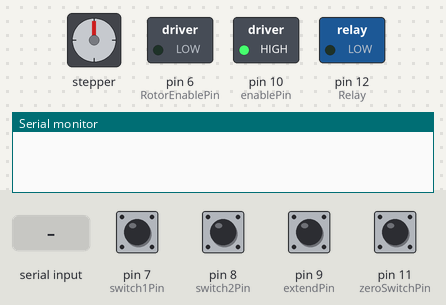
Bench run of a sketch on a simulated Arduino Uno, built with avr-gcc and run on an emulated ATmega328P. Shown: stepper motor, switched loads named in the sketch (green lamp = pin HIGH), the last lines printed to the serial monitor. Wiring (inferred from the names in the program): stepper motor (2048 steps per turn assumed): coils pin 2, pin 3, pin 4, pin 5. Inputs (shaded band) come from the test bench; at power-on: pin 7 (switch1Pin), pin 8 (switch2Pin), pin 9 (extendPin), pin 11 (zeroSwitchPin) HIGH. Pins used as bus, display or sensor lines are not drawn.

Above: at 0.8 s.
0.9 s: pin 11 (zeroSwitchPin) pulled LOW for 0.15 s
At 2.6 s:
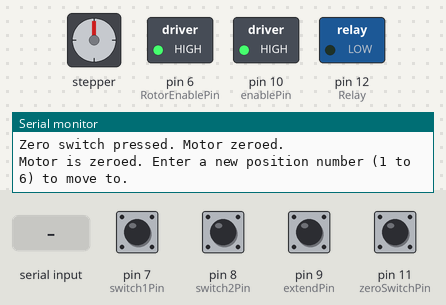
2.9 s: pin 9 (extendPin) pulled LOW for 3.2 s
At 3.3 s:
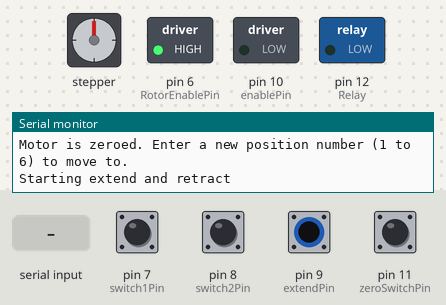
8.4 s: "moveToPosition1\n" received over Serial
At 9.8 s:
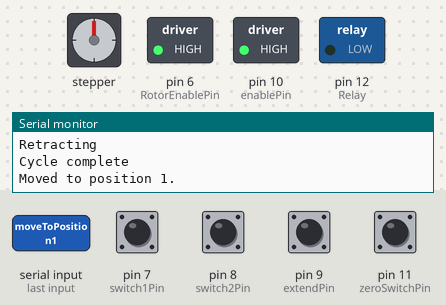
10.5 s: "moveToPosition2\n" received over Serial
At 10.8 s:
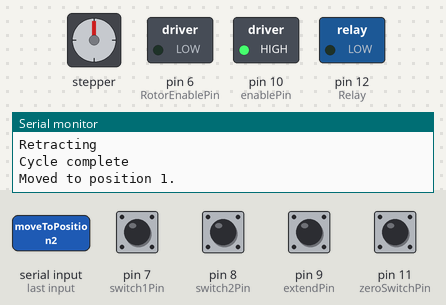
12.0 s: pin 11 (zeroSwitchPin) pulled LOW for 1 s
At 14.5 s:
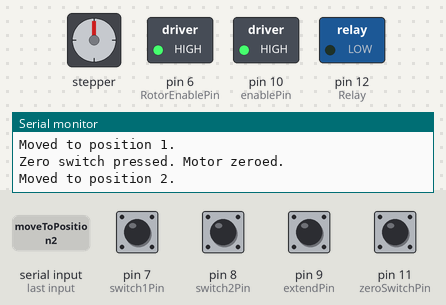
Timing chart, 0 to 15.9 s (numbered marks = the images above; inputs shaded):
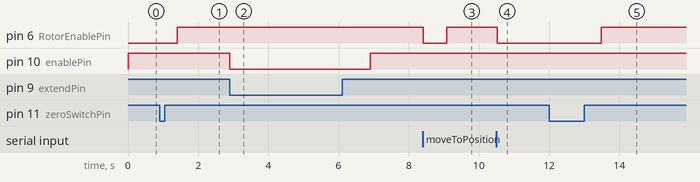

The sketch:

Rotor.ino
```cpp
// Pin assignments
const int zeroSwitchPin = 11;         // Zero switch connected to D9
const int RotorStepPin = 2;          // Step pin connected to pin 2
const int RotorDirPin = 5;           // Direction pin connected to pin 5
const int RotorEnablePin = 6;        // Enable pin to control stepper motor power
const int switch1Pin = 7;   // Limit switch 1 connected to D7
const int switch2Pin = 8;   // Limit switch 2 connected to D8
const int extendPin = 9;    // Extend action pin connected to D9
const int stepPin = 3;      // Step pin connected to pin 3
const int dirPin = 4;       // Direction pin connected to pin 4
const int enablePin = 10;   // Enable pin to control stepper motor power
const int Relay = 12;

// Variables to store switch states
int switch1State = HIGH;    // HIGH means unpressed (assuming pull-up configuration)
int switch2State = HIGH;    // HIGH means unpressed (assuming pull-up configuration)
int extendState = HIGH;     // HIGH means unpressed (assuming pull-up configuration)
const int ExtendstepDelay = 1000; // Delay between steps in microseconds

// Stepper motor setup
const int positions = 6;             // Number of desired positions (1 to 6)
int currentPosition = 0;             // Current position (0 = zero position)

// Step counts relative to zero position
int stepsToPosition[positions] = {21, 60, 85, 120, 180, 215};

// State variable to check if angle is zeroed
bool isZeroed = false;

// Slow startup step delay
const int slowStartDelay = 4000; // Delay for slow startup rotation in microseconds

// Normal stepping delay
const int stepDelay = 4000; // Delay for normal stepping in microseconds

void setup() {
  // Set up the serial monitor
  Serial.begin(9600);

  // Set up zero switch pin as input with internal pull-up resistor
  pinMode(switch1Pin, INPUT_PULLUP);
  pinMode(switch2Pin, INPUT_PULLUP);
  pinMode(extendPin, INPUT_PULLUP);
  pinMode(zeroSwitchPin, INPUT_PULLUP);

  // Set up stepper motor pins as outputs
  pinMode(RotorStepPin, OUTPUT);
  pinMode(RotorDirPin, OUTPUT);
  pinMode(RotorEnablePin, OUTPUT);
  pinMode(stepPin, OUTPUT);
  pinMode(dirPin, OUTPUT);
  pinMode(enablePin, OUTPUT);
  pinMode(Relay, OUTPUT);
  // Set a fixed direction (only one direction is allowed)
  digitalWrite(RotorDirPin, HIGH); // Set direction to a constant

  // Disable stepper motor at the beginning (motor off)
  digitalWrite(RotorEnablePin, HIGH);  // HIGH typically disables the motor
  digitalWrite(enablePin, HIGH);  // HIGH typically disables the motor (check your driver)

  // Start rotating the motor until zero switch is pressed
  rotateUntilZeroed();


  Serial.println("Motor is zeroed. Enter a new position number (1 to 6) to move to.");
}
//rotateUntilZeroed
//moveToAngle
//MagnetOn
//MagnetOff
//extendAndRetract
//moveStepper
//moveToPosition1
//moveToPosition2
//moveToPosition3
//moveToPosition4
//moveToPosition5
//moveToPosition6
void loop() {
  // Read the state of the Extend button
  extendState = digitalRead(extendPin);

  // Call extendAndRetract function if Extend button is pressed
  if (extendState == LOW) {
    extendAndRetract();
  }

  // Check for serial input
  if (Serial.available() > 0) {
    String inputString = Serial.readStringUntil('\n'); // Read input as a string until newline
    inputString.trim(); // Remove any extra whitespace

    // Call the appropriate function based on input
    if (inputString == "moveToPosition1") {
      moveToPosition1();
    } else if (inputString == "moveToPosition2") {
      moveToPosition2();
    } else if (inputString == "moveToPosition3") {
      moveToPosition3();
    } else if (inputString == "moveToPosition4") {
      moveToPosition4();
    } else if (inputString == "moveToPosition5") {
      moveToPosition5();
    } else if (inputString == "moveToPosition6") {
      moveToPosition6();
    } else if (inputString == "rotateUntilZeroed") {
      rotateUntilZeroed();
    } else if (inputString == "extendAndRetract") {
      extendAndRetract();
    } else if (inputString == "MagnetOn") {
      MagnetOn();
      Serial.println("Magnet is ON.");
    } else if (inputString == "MagnetOff") {
      MagnetOff();
      Serial.println("Magnet is OFF.");
    } else {
      Serial.println("Invalid command! Available commands are:");
      Serial.println("moveToPosition1, moveToPosition2, moveToPosition3, moveToPosition4, moveToPosition5, moveToPosition6");
      Serial.println("rotateUntilZeroed, extendAndRetract, MagnetOn, MagnetOff");
    }
  }
}


// Function to rotate the motor until the zero switch is pressed
void rotateUntilZeroed() {
  digitalWrite(RotorEnablePin, LOW); // Enable the motor

  // Rotate continuously until the switch is pressed
  while (digitalRead(zeroSwitchPin) == HIGH) {
    // Step the motor slowly
    digitalWrite(RotorStepPin, HIGH);
    delayMicroseconds(slowStartDelay); // Longer delay for slow rotation
    digitalWrite(RotorStepPin, LOW);
    delayMicroseconds(slowStartDelay); // Longer delay for slow rotation
  }

  // Disable the motor after zeroing
  delay(500);
  digitalWrite(RotorEnablePin, HIGH);
  isZeroed = true; // Mark as zeroed
  currentPosition = 0; // Set current position to zero
  Serial.println("Zero switch pressed. Motor zeroed.");
}

// Function to move the motor to a specific position
void moveToAngle(int targetSteps) {
  // Ensure the motor is zeroed before moving
  if (!isZeroed) {
    rotateUntilZeroed();
  }

  // Enable the motor
  digitalWrite(RotorEnablePin, LOW);

  // Step the motor the required number of steps
  for (int i = 0; i < targetSteps; i++) {
    digitalWrite(RotorStepPin, HIGH);
    delayMicroseconds(stepDelay); // Regular delay for stepping
    digitalWrite(RotorStepPin, LOW);
    delayMicroseconds(stepDelay); // Regular delay for stepping
  }

  // Disable the motor after movement
  delay(500);
  digitalWrite(RotorEnablePin, HIGH);

  // Reset isZeroed to false to force re-zeroing on the next move
  isZeroed = false;
}

// Individual functions to move to each position based on the steps required
void moveToPosition1() {
  moveToAngle(stepsToPosition[0]); // Move to position 1
  Serial.println("Moved to position 1.");
}
void moveToPosition2() {
  moveToAngle(stepsToPosition[1]); // Move to position 2
  Serial.println("Moved to position 2.");
}
void moveToPosition3() {
  moveToAngle(stepsToPosition[2]); // Move to position 3
  Serial.println("Moved to position 3.");
}
void moveToPosition4() {
  moveToAngle(stepsToPosition[3]); // Move to position 4
  Serial.println("Moved to position 4.");
}
void moveToPosition5() {
  moveToAngle(stepsToPosition[4]); // Move to position 5
  Serial.println("Moved to position 5.");
}
void moveToPosition6() {
  moveToAngle(stepsToPosition[5]); // Move to position 6
  Serial.println("Moved to position 6.");
}
void moveStepper() {
  // Make one step
  digitalWrite(stepPin, HIGH);
  delayMicroseconds(ExtendstepDelay);
  digitalWrite(stepPin, LOW);
  delayMicroseconds(ExtendstepDelay);
}
void extendAndRetract() {
  Serial.println("Starting extend and retract");

  // Enable the stepper motor
  digitalWrite(enablePin, LOW);  // LOW typically enables the motor (check your driver)

  // Set direction to extend (move forward)
  digitalWrite(dirPin, HIGH);

  // Move the motor forward until switch2 is pressed
  switch2State = digitalRead(switch2Pin);
  while (switch2State == LOW) {
    moveStepper();
    switch2State = digitalRead(switch2Pin);
  }

  // Stop for 1 second at the end
  delay(1000);

  // Reverse direction to retract
  Serial.println("Retracting");
  digitalWrite(dirPin, LOW); // Set direction to retract

  // Move the motor backward until switch1 is pressed
  switch1State = digitalRead(switch1Pin);
  while (switch1State == LOW) {
    moveStepper();
    switch1State = digitalRead(switch1Pin);
  }

  // Disable the stepper motor once done retracting
  digitalWrite(enablePin, HIGH);  // Disable the motor (motor off)
  Serial.println("Cycle complete");
}
void MagnetOn(){
  digitalWrite(Relay, HIGH);
}
void MagnetOff(){
   digitalWrite(Relay, LOW);
}
```

Measured:
- after the input at 0.9 s, pin 6 (RotorEnablePin): LOW → HIGH after 0.51 s
- after the input at 2.9 s, pin 10 (enablePin): HIGH → LOW at once, → HIGH 4.0 s later
- after the input at 8.4 s, pin 6 (RotorEnablePin): HIGH → LOW at once, → HIGH 0.67 s later
- after the input at 10.5 s, pin 6 (RotorEnablePin): HIGH → LOW at once
- after the input at 12.0 s, pin 6 (RotorEnablePin): LOW → HIGH after 1.5 s
